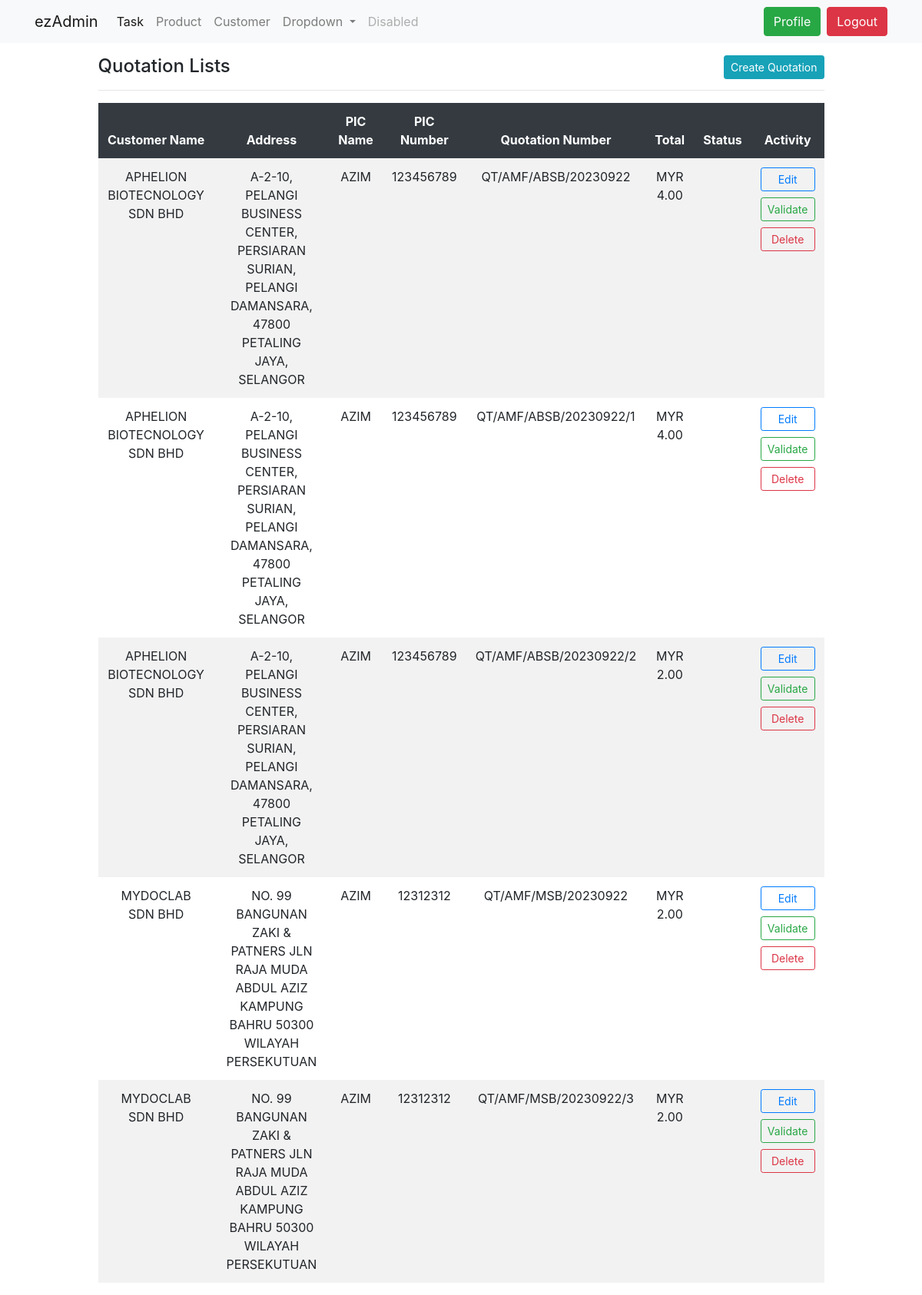
The page /task/quotation/list (signed in) on the database as committed earlier.
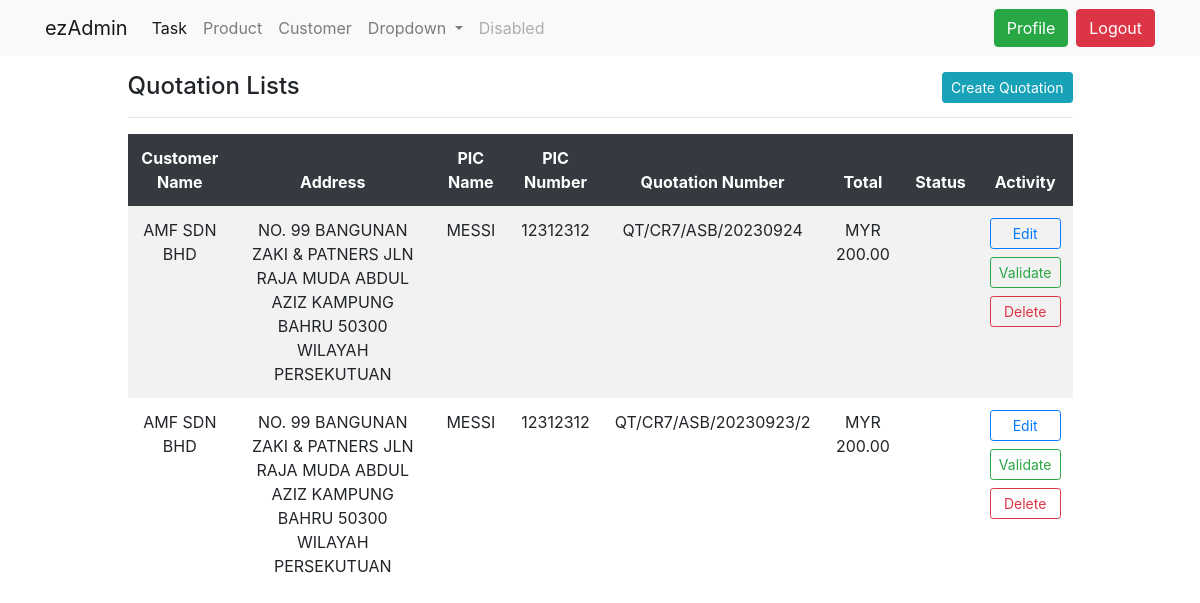
The same page on the database as committed later.
### dashboard/models.py (models this page shows, shortened)
class Quotation(models.Model):
    customer_id = models.ForeignKey(Customer, on_delete = models.CASCADE)
    doc_number =  models.CharField(unique = True, max_length = 200, blank= True, null= True)
    end_number = 0
    rev_number = 1
    create_date = models.DateTimeField(blank = True, null = True)
    update_date = models.DateTimeField(blank = True, null = True)

class Customer(models.Model):
    company_name = models.CharField(max_length = 100)
    name_acronym = models.CharField(max_length = 100, blank = True, null = True)
    address = models.CharField(max_length = 100)
    posscode = models.PositiveIntegerField(validators = [posscode_validator])
    email = models.CharField(max_length = 100, validators = [validate_email])
    pic_name = models.CharField(max_length = 100, null = True)
    phone_number = models.PositiveIntegerField(null = True)
    sales_person = models.ForeignKey(SalesPerson, on_delete = models.CASCADE)
    currency = models.ForeignKey(Currency, on_delete = models.CASCADE, null = True)
    create_date = models.DateTimeField(blank = True, null = True)
    update_date = models.DateTimeField(blank = True, null = True)
    def __str__(self):
        return self.company_name

class Currency(models.Model):
    name = models.CharField(max_length = 20, unique = True)
    currency_code = models.CharField(max_length = 3, unique = True)
    create_date = models.DateTimeField(blank = True, null = True)
    update_date = models.DateTimeField(blank = True, null = True)

### task/views.py (the view)
# urls.py: path('task/quotation/list', views.quotation_details, name = 'task-quotation-list'),
@login_required
def quotation_details(request):
    quotations = Quotation.objects.all()
    quotation_total = {}
    for quotation in quotations:
        quotation_total.update({
            quotation.id:
            QuotationItem.objects.filter(quotation_id = quotation.id).aggregate(total = Sum(F('price') * F('quantity')))['total']
        })
    context ={
        'quotations': quotations,
        'quotation_total': quotation_total
    }
    return render(request, 'task/quotation-list.html', context)

### templates/task/quotation-list.html (shortened to what this page needs)
{% extends 'partials/base.html' %}
{% block content %}
<body>
    <div class="col-md-10 offset-md-1 table-responsive">
        {% load humanize %}
        <table class="table table-borderless table-striped table-hover">
            <span class="h4">Quotation Lists</span class="h4">
            <a class="btn btn-info btn-sm float-right" href="{% url 'task-quotation' %}">Create Quotation</a>
            <hr>
            <thead class = "thead-dark">
                <tr>
                    <th>Customer Name</th>
                    <th>Address</th>
                    <th>PIC Name</th>
                    <th>PIC Number</th>
                    <th>Quotation Number</th>
                    <th>Total</th>
                    <th>Status</th>
                    <th>Activity</th>
                </tr>
            </thead>
            <tbody>
                <tr>
                    {% for quotation in quotations %}
                    <td>{{quotation.customer_id}}</td>
                    <td>{{quotation.customer_id.address}}</td>
                    <td>{{quotation.customer_id.pic_name}}</td>
                    <td>{{quotation.customer_id.phone_number}}</td>
                    <td>{{quotation.doc_number}}</td>
                    {% for key, value in quotation_total.items %}
                    {% if quotation.id == key%}
                    <td>{{quotation.customer_id.currency.currency_code}} {{value|floatformat:2}}</td>
                    {% endif %}
                    {% endfor %}
                    <td></td>
                    <td>
                        <div class = "d-grid">
                                <a class="btn btn-outline-primary btn-sm btn-block" href ="{% url 'task-quotation-update' quotation.id %}">
                                    Edit
                                </a>
                                <a class="btn btn-outline-success btn-sm btn-block" href ="">
                                    Validate
                                </a>
                                <a class="btn btn-outline-danger btn-sm btn-block" href ="{% url 'task-quotation-delete' quotation.id %}">
                                    Delete
                                </a>
                        </div>
                    </td>
                </tr>
                {% endfor %}
            </tbody>
        </table>
    </div>
</body>
</html>
{% endblock %}

### templates/partials/base.html (shortened to what this page needs)
{%load static%}
<!doctype html>
<html lang="en">
  <head>
    <link rel="stylesheet" href="https://cdn.jsdelivr.net/npm/bootstrap@4.6.2/dist/css/bootstrap.min.css">
    <link rel = "stylesheet" href = "{% static 'css/style.css' %}">
  </head>
  <body>
    {% include 'partials/nav.html' %}
    <div class="container-fluid mt-3">
      {% block content %}
      {% endblock %}
  </body>
</html>

### templates/partials/nav.html (shortened to what this page needs)
<nav class="navbar navbar-expand-lg navbar-light bg-light">
  <div class="container">
    <a class="navbar-brand" href="{% url 'dashboard-index' %}">ezAdmin</a>
    <div class="collapse navbar-collapse" id="navbarSupportedContent">
      <ul class="navbar-nav mr-auto">
        <li class="nav-item active">
          <a class="nav-link" href="{% url 'task-list' %}">Task <span class="sr-only">(current)</span></a>
        </li>
        <li class="nav-item">
          <a class="nav-link" href="{% url 'dashboard-product' %}">Product</a>
        </li>
        <li class="nav-item">
          <a class="nav-link" href="{% url 'dashboard-customer' %}">Customer</a>
        </li>
        <li class="nav-item dropdown">
          <a class="nav-link dropdown-toggle" href="#" role="button" data-toggle="dropdown" aria-expanded="false">
            Dropdown
          </a>
        </li>
        <li class="nav-item">
          <a class="nav-link disabled">Disabled</a>
        </li>
      </ul>
      {% if user.is_authenticated %}
      <ul class = "navbar-nav ml-auto">
        <li class = "register-button pr-1">
          <a href ="{% url 'user-profile' %}">
            <button type="button" class="btn btn-success">Profile</button>
          </a>
        </li>
        <li class = "log-in-button pl-1">
          <a  href ="{% url 'user-logout' %}">
            <button type="button" class="btn btn-danger">Logout</button>
          </a>
        </li>
      </ul>
      {% endif %}
    </div>
  </div>
  </nav>

### static/css/style.css (style rules this page uses)
tr, th, td { text-align: center; vertical-align: middle; }

Rows that differ between the two databases and show on the page:
removed Quotation: customer_id "APHELION BIOTECNOLOGY SDN BHD", customer_id.address "A-2-10, PELANGI BUSINESS CENTER, PERSIARAN SURIAN, PELANGI DAMANSARA, 47800 PETALING JAYA, SELANGOR", customer_id.pic_name "AZIM", customer_id.phone_number "123456789", doc_number "QT/AMF/ABSB/20230922", customer_id.currency.currency_code "MYR", quotation_total "4.00"
removed Quotation: customer_id "APHELION BIOTECNOLOGY SDN BHD", customer_id.address "A-2-10, PELANGI BUSINESS CENTER, PERSIARAN SURIAN, PELANGI DAMANSARA, 47800 PETALING JAYA, SELANGOR", customer_id.pic_name "AZIM", customer_id.phone_number "123456789", doc_number "QT/AMF/ABSB/20230922/1", customer_id.currency.currency_code "MYR", quotation_total "4.00"
removed Quotation: customer_id "APHELION BIOTECNOLOGY SDN BHD", customer_id.address "A-2-10, PELANGI BUSINESS CENTER, PERSIARAN SURIAN, PELANGI DAMANSARA, 47800 PETALING JAYA, SELANGOR", customer_id.pic_name "AZIM", customer_id.phone_number "123456789", doc_number "QT/AMF/ABSB/20230922/2", customer_id.currency.currency_code "MYR", quotation_total "2.00"
removed Quotation: customer_id "MYDOCLAB SDN BHD", customer_id.address "NO. 99 BANGUNAN ZAKI & PATNERS JLN RAJA MUDA ABDUL AZIZ KAMPUNG BAHRU 50300 WILAYAH PERSEKUTUAN", customer_id.pic_name "AZIM", customer_id.phone_number "12312312", doc_number "QT/AMF/MSB/20230922", customer_id.currency.currency_code "MYR", quotation_total "2.00"
removed Quotation: customer_id "MYDOCLAB SDN BHD", customer_id.address "NO. 99 BANGUNAN ZAKI & PATNERS JLN RAJA MUDA ABDUL AZIZ KAMPUNG BAHRU 50300 WILAYAH PERSEKUTUAN", customer_id.pic_name "AZIM", customer_id.phone_number "12312312", doc_number "QT/AMF/MSB/20230922/3", customer_id.currency.currency_code "MYR", quotation_total "2.00"
added Quotation: customer_id "AMF SDN BHD", customer_id.address "NO. 99 BANGUNAN ZAKI & PATNERS JLN RAJA MUDA ABDUL AZIZ KAMPUNG BAHRU 50300 WILAYAH PERSEKUTUAN", customer_id.pic_name "MESSI", customer_id.phone_number "12312312", doc_number "QT/CR7/ASB/20230924", customer_id.currency.currency_code "MYR", quotation_total "200.00"
added Quotation: customer_id "AMF SDN BHD", customer_id.address "NO. 99 BANGUNAN ZAKI & PATNERS JLN RAJA MUDA ABDUL AZIZ KAMPUNG BAHRU 50300 WILAYAH PERSEKUTUAN", customer_id.pic_name "MESSI", customer_id.phone_number "12312312", doc_number "QT/CR7/ASB/20230923/2", customer_id.currency.currency_code "MYR", quotation_total "200.00"
